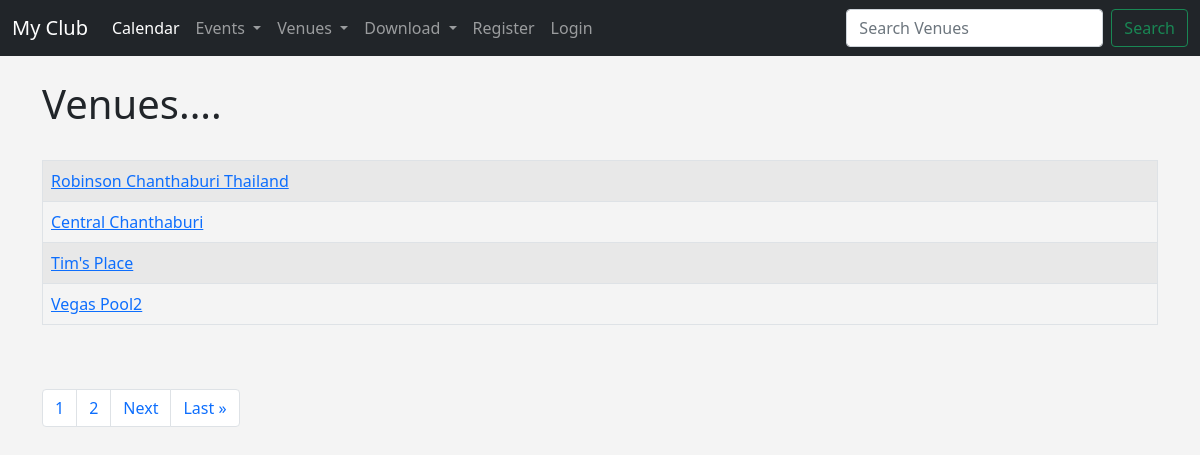
Screenshot of /list_venues with the database file from the repository.
### events/models.py (models this page shows)
class Venue(models.Model):
    name = models.CharField('Venue Name',max_length=120)
    address = models.CharField(max_length=300)
    zip_code = models.CharField('Zip Code', max_length=15)
    phone = models.CharField('Contact Phone', max_length=25)
    web = models.URLField('Website Address')
    email_address = models.EmailField('Email Address')
    owner = models.IntegerField("Venue Owner", blank=False, default=1)
    venue_image = models.ImageField(upload_to="images/", null=True, blank=True)
    def __str__(self):
        return self.name

### events/views.py (the view)
# urls.py: path('list_venues', views.list_venues, name="list-venues"),
def list_venues(request):
    venue_list = Venue.objects.all()
    p = Paginator(Venue.objects.all(), 4)
    page = request.GET.get('page')
    venues = p.get_page(page)
    nums = 'a' * venues.paginator.num_pages
    return render(request, 'events/venue.html', {
        'venue_list': venue_list,
        'venues': venues,
        'nums': nums})

### events/templates/events/venue.html (shortened to what this page needs)
{% extends 'events/base.html' %}
{% block content %}
        <h1>Venues....</h1>
        <br>
        <table class="table table-striped table-hover table-bordered">
            {% for venue in venues %}
                <tr>
                    <td><a href="{% url 'show-venue' venue.id %}">{{venue}}</a></td>
                </tr>
            {% endfor %}
        </table>
        <br><br>
        <nav aria-label="Page navigation example">
            <ul class="pagination">
                {% for i in nums %}
                    <li class="page-item"><a class="page-link" href="?page={{forloop.counter}}">{{forloop.counter}}</a></li>
                {% endfor %}
                {% if venues.has_next %}
                    <li class="page-item"><a class="page-link" href="?page={{venues.next_page_number}}">Next</a></li>
                    <li class="page-item"><a class="page-link" href="?page={{venues.paginator.num_pages}}">Last &raquo</a></li>
                {% endif %}
            </ul>
        </nav>
        <br><br>
{% endblock content %}

### events/templates/events/base.html (style rules this page uses)
body { background: #f4f4f4; }

### rows the page displays
Venue: name "Robinson Chanthaburi Thailand"
Venue: name "Central Chanthaburi"
Venue: name "Tim's Place"
Venue: name "Vegas Pool2"
